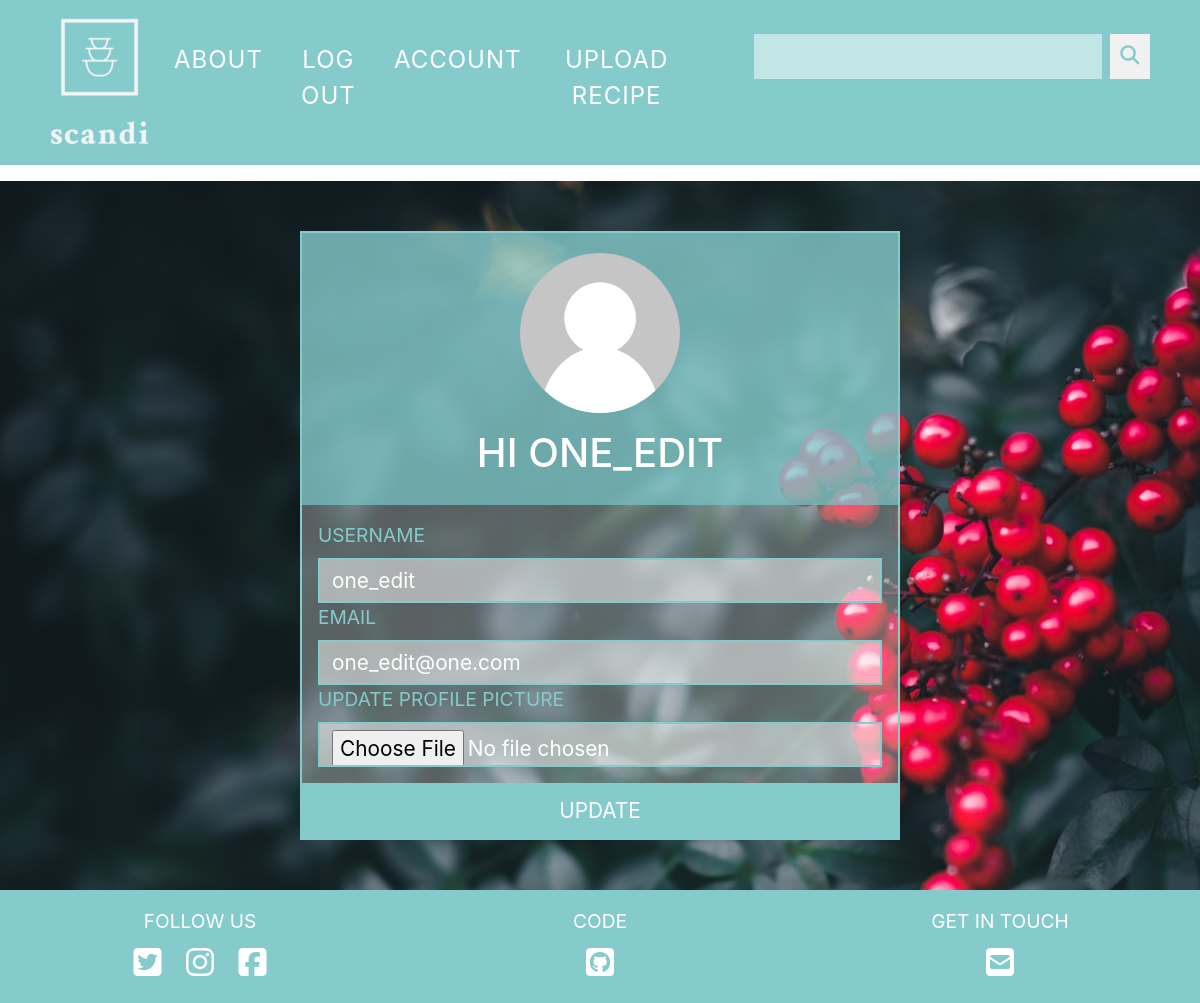
/account (signed in), run on the app's committed database.
### scandiKitchen/models.py (models this page shows, shortened)
class User(db.Model,UserMixin):
    __tablename__ = 'users'
    id = db.Column(db.Integer,primary_key=True)
    profile_image = db.Column(db.String(64),nullable=False,default='default_profile.png')
    email = db.Column(db.String(64),unique=True,index=True)
    username = db.Column(db.String(64),unique=True,index=True)
    password_hash = db.Column(db.String(128))
    posts = db.relationship('Recipe',backref='author',lazy=True)

### scandiKitchen/users/views.py (the view)
@users.route('/account',methods=['GET','POST'])
@login_required
def account():
    form = UpdateUserForm()
    if form.validate_on_submit():
        if form.picture.data:
            username = current_user.username
            pic = add_profile_pic(form.picture.data,username)
            current_user.profile_image = pic
        current_user.username = form.username.data
        current_user.email = form.email.data
        db.session.commit()
        return redirect(url_for('users.account'))
    elif request.method == 'GET':
        form.username.data = current_user.username
        form.email.data = current_user.email
    profile_image = url_for('static',filename='profile_pics/'+current_user.profile_image)
    return render_template('account.html',profile_image=profile_image,form=form)

### scandiKitchen/users/forms.py (shortened to what this page needs)
class UpdateUserForm(FlaskForm):
     email = StringField('Email', validators=[DataRequired(),Email()])
     username = StringField('UserName', validators=[DataRequired()])
     picture = FileField('Update profile picture',validators=[FileAllowed(['jpg','png'])])
     submit = SubmitField('Update')

### scandiKitchen/models.py (called while the page is built)
@login_manager.user_loader
def load_user(user_id):
    return User.query.get(user_id)

### scandiKitchen/templates/account.html (shortened to what this page needs)
{% extends 'base.html' %}
{% block content %}
<div class="loginWrapper" align="center">
    <form class="register-form text-center" method="POST" action="" enctype="multipart/form-data">
        <div class="user-img-hi register-form-text">
            <img align='center' src="{{url_for('static', filename='profile_pics/' + current_user.profile_image)}}">
            <h1>Hi {{current_user.username}}</h1>
        </div>
        <div class="inputs-wrapper">
            {{form.username.label}}{{form.username(class="form-control loginForms")}}
            {{form.email.label}}{{form.email(class="form-control loginForms")}}
            {{form.picture.label}}{{form.picture(class="form-control loginForms")}}
        </div>
        {{form.submit(class="btn btn-primary")}}
    </form>
</div>
{% endblock %}

### scandiKitchen/static/css/main.css (style rules this page uses)
body { margin: 0; padding: 0; overflow-x: hidden; }
* { border-radius: 0!important; }
.form-control { font-size: 1.3rem; background-color: rgba(255, 255, 255, .5); border: 1px solid rgba(255, 255, 255, .5); }
.btn { border: none; outline: none; padding: 12px 16px; background-color: #f1f1f1; cursor: pointer; }

### scandiKitchen/static/css/forms.css (style rules this page uses)
.loginWrapper { display: flex; justify-content: center; background-image: url(/static/img/back1.jpg); }
.loginWrapper img { max-height: 41em; }
.register-form { position: relative; border: 2px solid #85cbcc; margin: 50px 0 50px 0; width: 95%; }
.register-form-text { background-color: rgba(133, 203, 204,0.8); padding: 20px 0 20px 0; }
.inputs-wrapper { text-align: left; padding: 1em; background-color: rgba(255,255,255,0.3); }
label { display: inline-block; margin-bottom: .5rem; color: #85cbcc; text-transform: uppercase; font-size: 1.2rem; }
.loginForms { color: white; border: solid 2px #85cbcc; }
input#submit { width: 100%; background-color: #85cbcc; text-transform: uppercase; font-size: 1.3rem; }
@media (min-width: 1200px) { .register-form { width: 50%; } }

### scandiKitchen/static/css/account.css (style rules this page uses)
.user-img-hi { text-align: center; }
.user-img-hi img { max-width: 10em; border-radius: 300px!important; }
.user-img-hi h1 { text-transform: uppercase; color: white; margin-top: 1rem; }

### data on the page
User: profile_image (placeholder picture), username "ONE_EDIT", username "one_edit", email "one_edit@one.com"
